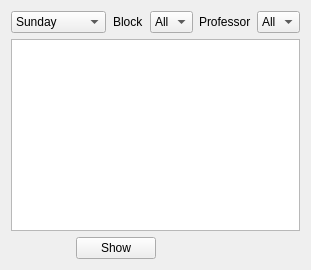
          <widget class="QWidget" name="tab_3">
           <attribute name="title">
            <string>Overview</string>
           </attribute>
           <layout class="QHBoxLayout" name="horizontalLayout_30">
            <item>
             <layout class="QVBoxLayout" name="verticalLayout_6">
              <item>
               <layout class="QHBoxLayout" name="horizontalLayout_29">
                <item>
                 <widget class="QComboBox" name="ov_day">
                  <property name="sizePolicy">
                   <sizepolicy hsizetype="Maximum" vsizetype="Fixed">
                    <horstretch>0</horstretch>
                    <verstretch>0</verstretch>
                   </sizepolicy>
                  </property>
                  <item>
                   <property name="text">
                    <string>Sunday</string>
                   </property>
                  </item>
                  <item>
                   <property name="text">
                    <string>Monday</string>
                   </property>
                  </item>
                  <item>
                   <property name="text">
                    <string>Tuesday</string>
                   </property>
                  </item>
                  <item>
                   <property name="text">
                    <string>Wednesday</string>
                   </property>
                  </item>
                  <item>
                   <property name="text">
                    <string>Thursday</string>
                   </property>
                  </item>
                  <item>
                   <property name="text">
                    <string>Friday</string>
                   </property>
                  </item>
                 </widget>
                </item>
                <item>
                 <spacer name="horizontalSpacer_3">
                  <property name="orientation">
                   <enum>Qt::Horizontal</enum>
                  </property>
                  <property name="sizeType">
                   <enum>QSizePolicy::Minimum</enum>
                  </property>
                  <property name="sizeHint" stdset="0">
                   <size>
                    <width>1</width>
                    <height>10</height>
                   </size>
                  </property>
                 </spacer>
                </item>
                <item>
                 <widget class="QLabel" name="label_22">
                  <property name="sizePolicy">
                   <sizepolicy hsizetype="Maximum" vsizetype="Preferred">
                    <horstretch>0</horstretch>
                    <verstretch>0</verstretch>
                   </sizepolicy>
                  </property>
                  <property name="text">
                   <string>Block</string>
                  </property>
                 </widget>
                </item>
                <item>
                 <widget class="QComboBox" name="ov_block">
                  <item>
                   <property name="text">
                    <string>All</string>
                   </property>
                  </item>
                  <item>
                   <property name="text">
                    <string>1</string>
                   </property>
                  </item>
                  <item>
                   <property name="text">
                    <string>2</string>
                   </property>
                  </item>
                  <item>
                   <property name="text">
                    <string>3</string>
                   </property>
                  </item>
                  <item>
                   <property name="text">
                    <string>4</string>
                   </property>
                  </item>
                  <item>
                   <property name="text">
                    <string>5</string>
                   </property>
                  </item>
                  <item>
                   <property name="text">
                    <string>6</string>
                   </property>
                  </item>
                  <item>
                   <property name="text">
                    <string>7</string>
                   </property>
                  </item>
                  <item>
                   <property name="text">
                    <string>8</string>
                   </property>
                  </item>
                  <item>
                   <property name="text">
                    <string>9</string>
                   </property>
                  </item>
                 </widget>
                </item>
                <item>
                 <widget class="QLabel" name="label_23">
                  <property name="sizePolicy">
                   <sizepolicy hsizetype="Maximum" vsizetype="Preferred">
                    <horstretch>0</horstretch>
                    <verstretch>0</verstretch>
                   </sizepolicy>
                  </property>
                  <property name="text">
                   <string>Professor</string>
                  </property>
                 </widget>
                </item>
                <item>
                 <widget class="QComboBox" name="ov_professor">
                  <property name="sizePolicy">
                   <sizepolicy hsizetype="Minimum" vsizetype="Fixed">
                    <horstretch>0</horstretch>
                    <verstretch>0</verstretch>
                   </sizepolicy>
                  </property>
                  <item>
                   <property name="text">
                    <string>All</string>
                   </property>
                  </item>
                 </widget>
                </item>
               </layout>
              </item>
              <item>
               <widget class="QTableView" name="ov_tableView"/>
              </item>
              <item>
               <layout class="QHBoxLayout" name="horizontalLayout_28">
                <item>
                 <layout class="QHBoxLayout" name="horizontalLayout_22">
                  <item>
                   <spacer name="horizontalSpacer">
                    <property name="orientation">
                     <enum>Qt::Horizontal</enum>
                    </property>
                    <property name="sizeHint" stdset="0">
                     <size>
                      <width>40</width>
                      <height>20</height>
                     </size>
                    </property>
                   </spacer>
                  </item>
                  <item>
                   <widget class="QPushButton" name="ov_show">
                    <property name="sizePolicy">
                     <sizepolicy hsizetype="Maximum" vsizetype="Fixed">
                      <horstretch>0</horstretch>
                      <verstretch>0</verstretch>
                     </sizepolicy>
                    </property>
                    <property name="text">
                     <string>Show</string>
                    </property>
                   </widget>
                  </item>
                 </layout>
                </item>
                <item>
                 <spacer name="horizontalSpacer_2">
                  <property name="orientation">
                   <enum>Qt::Horizontal</enum>
                  </property>
                  <property name="sizeHint" stdset="0">
                   <size>
                    <width>40</width>
                    <height>20</height>
                   </size>
                  </property>
                 </spacer>
                </item>
               </layout>
              </item>
             </layout>
            </item>
           </layout>
          </widget>
